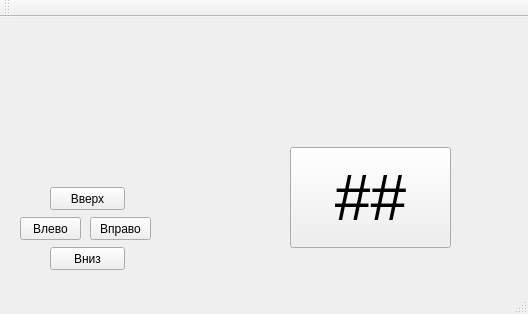
<?xml version="1.0" encoding="UTF-8"?>
<ui version="4.0">
 <class>MainWindow</class>
 <widget class="QMainWindow" name="MainWindow">
  <property name="geometry">
   <rect>
    <x>0</x>
    <y>0</y>
    <width>528</width>
    <height>314</height>
   </rect>
  </property>
  <property name="windowTitle">
   <string>MainWindow</string>
  </property>
  <property name="styleSheet">
   <string notr="true"/>
  </property>
  <widget class="QWidget" name="centralWidget">
   <widget class="QPushButton" name="pushButton">
    <property name="geometry">
     <rect>
      <x>290</x>
      <y>130</y>
      <width>161</width>
      <height>101</height>
     </rect>
    </property>
    <property name="font">
     <font>
      <pointsize>48</pointsize>
     </font>
    </property>
    <property name="text">
     <string>##</string>
    </property>
   </widget>
   <widget class="QPushButton" name="upButton">
    <property name="geometry">
     <rect>
      <x>50</x>
      <y>170</y>
      <width>75</width>
      <height>23</height>
     </rect>
    </property>
    <property name="text">
     <string>Вверх</string>
    </property>
   </widget>
   <widget class="QPushButton" name="leftButton">
    <property name="geometry">
     <rect>
      <x>20</x>
      <y>200</y>
      <width>61</width>
      <height>23</height>
     </rect>
    </property>
    <property name="text">
     <string>Влево</string>
    </property>
   </widget>
   <widget class="QPushButton" name="rightButton">
    <property name="geometry">
     <rect>
      <x>90</x>
      <y>200</y>
      <width>61</width>
      <height>23</height>
     </rect>
    </property>
    <property name="text">
     <string>Вправо</string>
    </property>
   </widget>
   <widget class="QPushButton" name="downButton">
    <property name="geometry">
     <rect>
      <x>50</x>
      <y>230</y>
      <width>75</width>
      <height>23</height>
     </rect>
    </property>
    <property name="text">
     <string>Вниз</string>
    </property>
   </widget>
  </widget>
  <widget class="QMenuBar" name="menuBar">
   <property name="geometry">
    <rect>
     <x>0</x>
     <y>0</y>
     <width>528</width>
     <height>21</height>
    </rect>
   </property>
  </widget>
  <widget class="QToolBar" name="mainToolBar">
   <attribute name="toolBarArea">
    <enum>TopToolBarArea</enum>
   </attribute>
   <attribute name="toolBarBreak">
    <bool>false</bool>
   </attribute>
  </widget>
  <widget class="QStatusBar" name="statusBar"/>
 </widget>
 <layoutdefault spacing="6" margin="11"/>
 <resources/>
 <connections/>
</ui>
